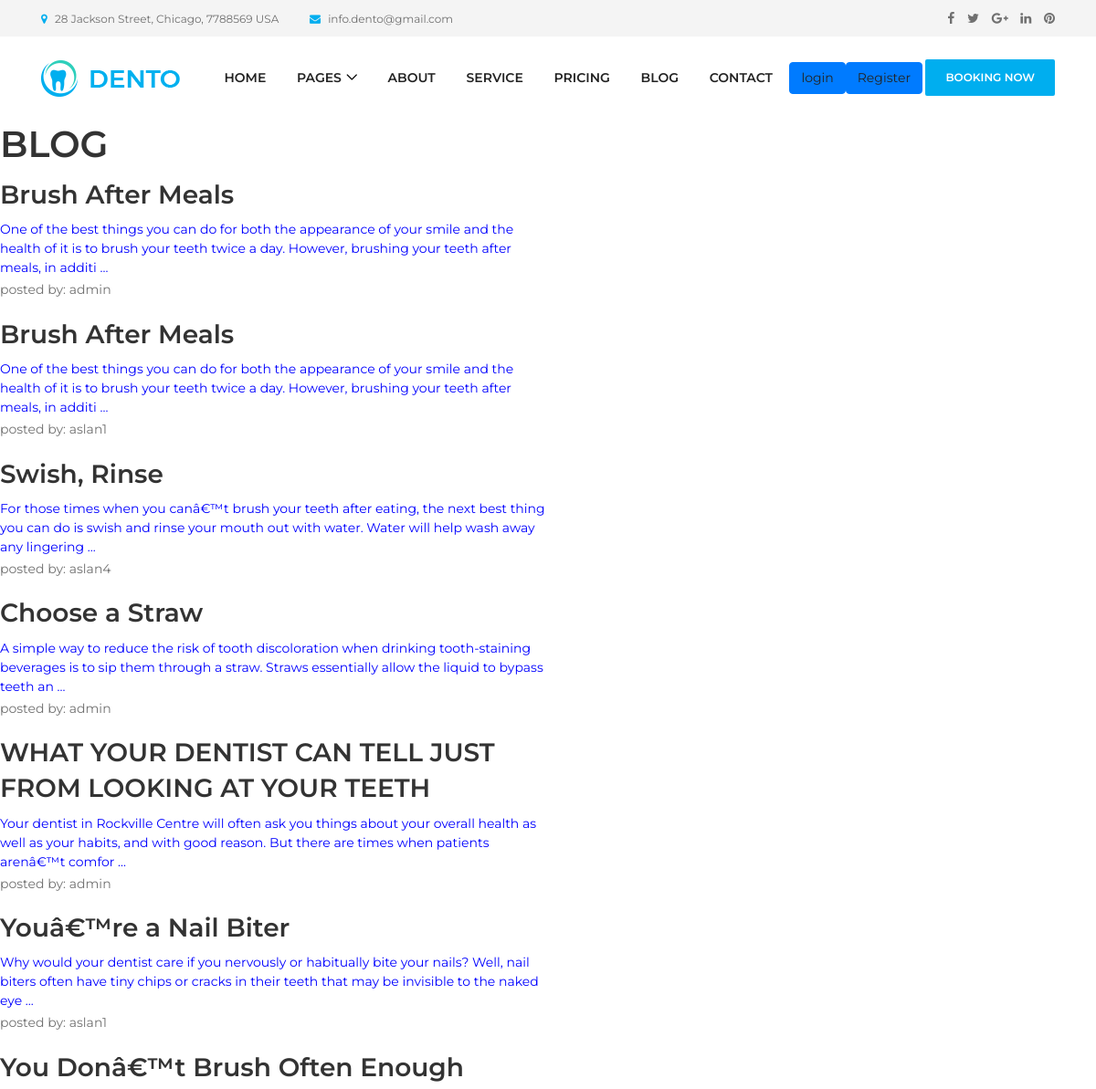
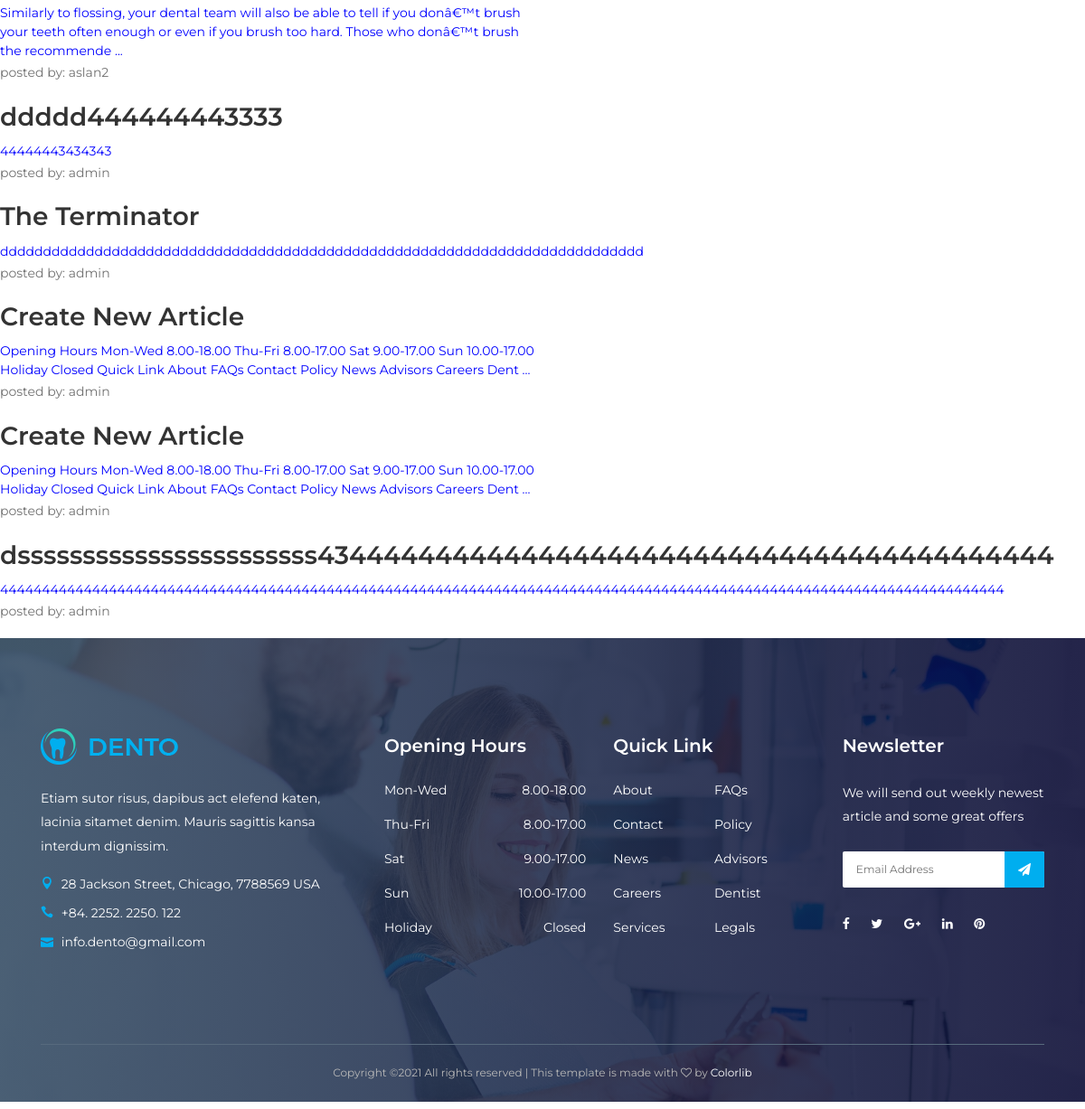
/blog/, run on an earlier commit of the app's database (2 pictures, top to bottom).
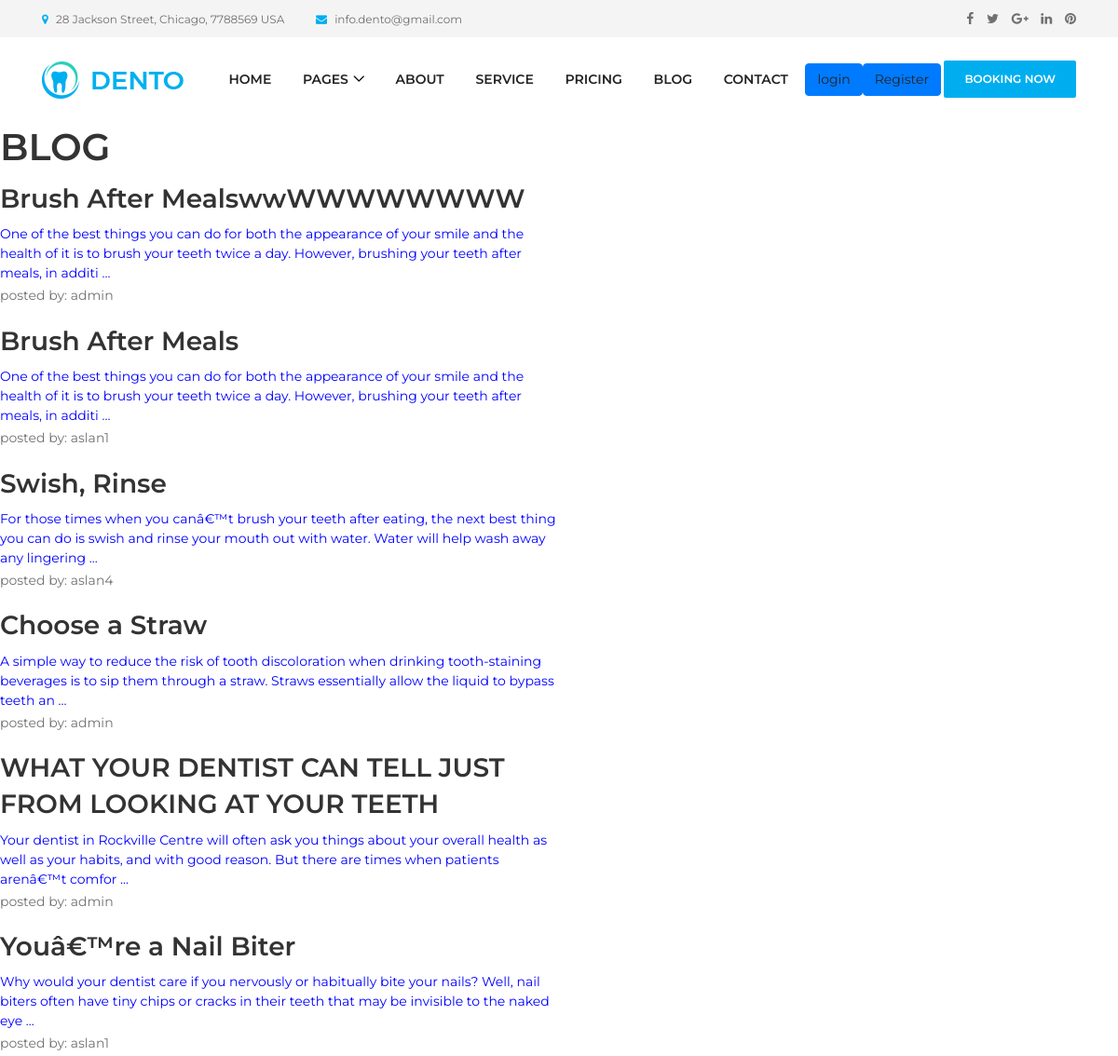
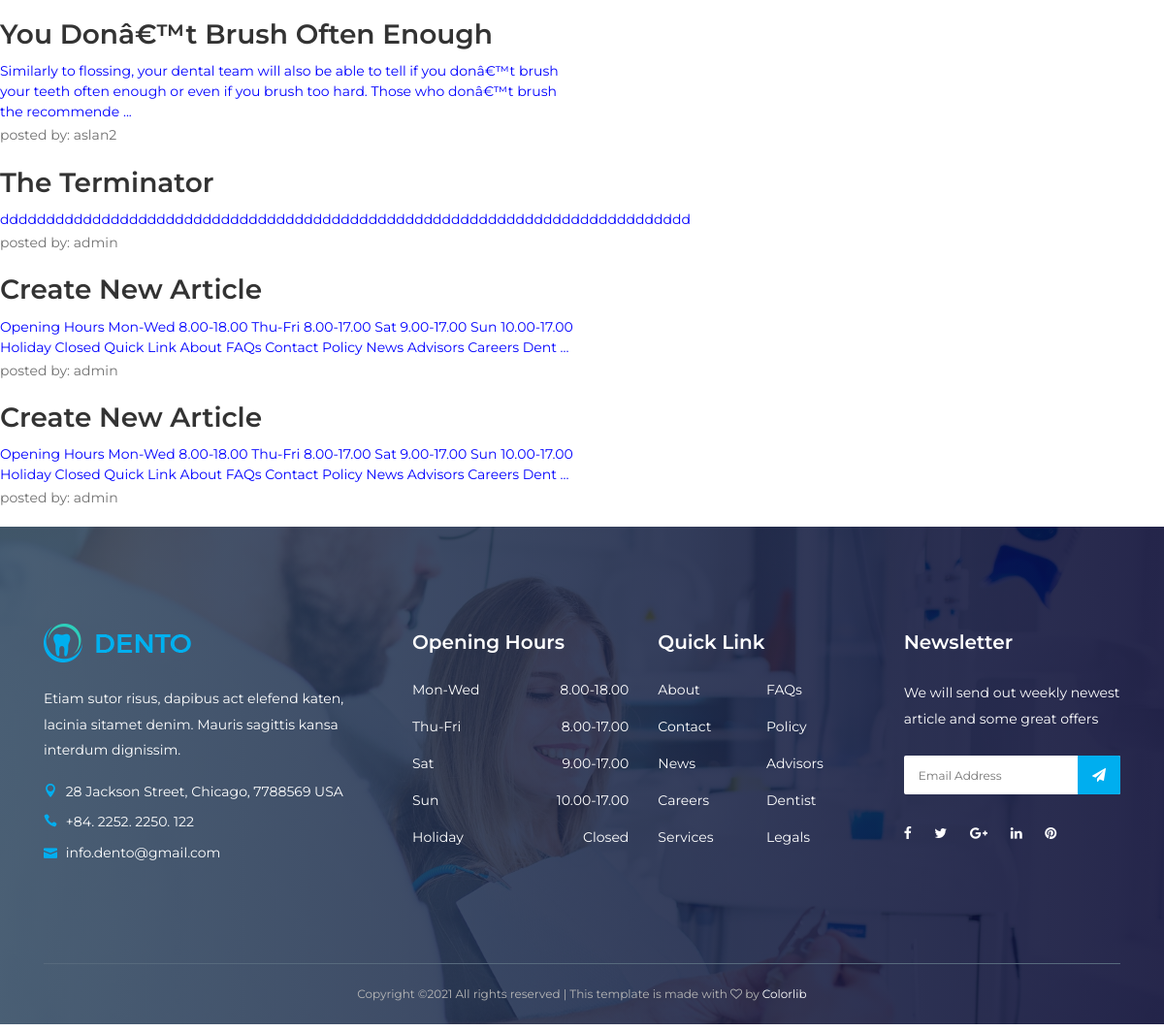
And on a later commit of the database (2 pictures, top to bottom).
### blog/models.py (models this page shows, shortened)
class Blog(models.Model):
    title = models.CharField(max_length=100)
    text = models.TextField()
    posted = models.DateTimeField(default=datetime.now())
    author = models.ForeignKey(User, on_delete=models.CASCADE)
    def snippet(self):
        a = self.text
        return a[:180] + ' ...' if len(a) > 180 else a[:180]

### blog/views.py (the view)
# urls.py: path('', views.blogView,name='blog'),
def blogView(request):
    articles = Blog.objects.all()
    return render(request, 'blog/blogView.html', {'articles': articles})

### blog/templates/blog/blogView.html
{% extends 'website/base.html' %}
{% load static %}
{% block content %}
<h1>BLOG</h1>
<div style="min-height:400px;display:flex; flex-direction:column;">
{% if articles %}
    {% for i in articles %}
    <div style=" color:blue; display:flex; flex-direction:column; width:50%;">
        <h3><a href="{% url 'blog:detail' pk=i.id %}">{{ i.title }}</a></h3>
        <span>{{i.snippet}}</span>
        <p>posted by: {{ i.author }}</p>
        </div>
    {% endfor %}
{% else %}
    <p>You don't have any Article</p>
{% endif %}
</div>
{% endblock content %}

What changed in the data, as far as the page shows it:
removed Blog: title "ddddd444444443333", snippet "44444443434343", author "admin"
removed Blog: title "dsssssssssssssssssssssss4344444444444444444444444444444444444444444", snippet "444444444444444444444444444444444444444444444444444444444444444444444444444444444444444444444444444444444444444444444444", author "admin"
changed Blog: title "Brush After Meals" → "Brush After MealswwWWWWWWWW"
